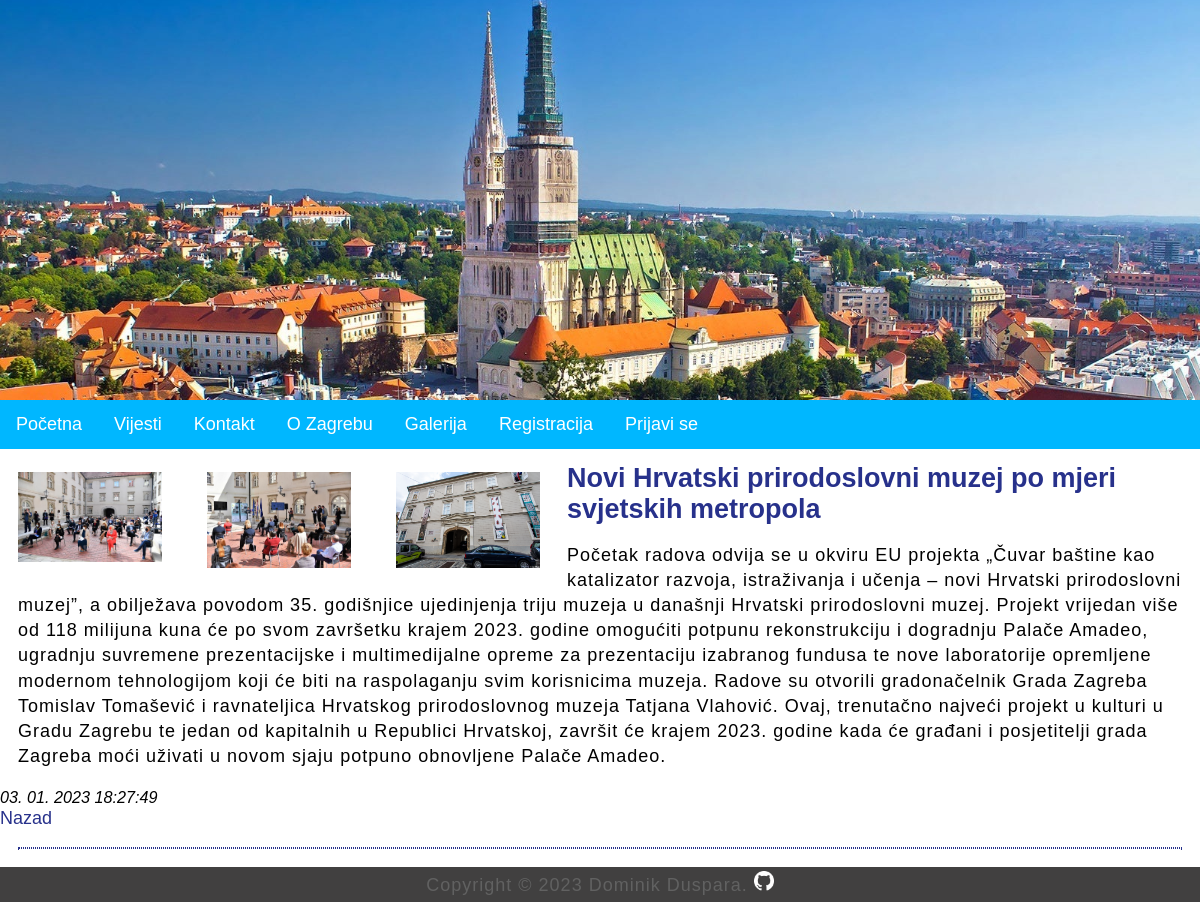
/index.php?menu=2&action=3, run on the app's committed database.
### tables this page shows
CREATE TABLE `pictures` (
  `id` int(11) NOT NULL,
  `picture1` varchar(255) NOT NULL,
  `picture2` varchar(255) NOT NULL,
  `picture3` varchar(255) NOT NULL
);

CREATE TABLE `news` (
  `id` int(11) NOT NULL,
  `title` varchar(255) NOT NULL,
  `description` text NOT NULL,
  `date` timestamp NOT NULL DEFAULT current_timestamp() ON UPDATE current_timestamp(),
  `picture` varchar(255) NOT NULL,
  `archive` enum('Y','N') NOT NULL,
  `more_pictures` int(11) NOT NULL
);

### functions.php (called while the page is built)
<?php
	function pickerDateToMysql($pickerDate){
		$date = DateTime::createFromFormat('Y-m-d H:i:s', $pickerDate);
		return $date->format('d. m. Y H:i:s');
	}
?>

### news.php (the view, shortened to what this page needs)
<?php
	if (isset($action) && $action != '') {
		$query  = "SELECT * FROM news INNER JOIN pictures ON news.more_pictures = pictures.id";
		$query .= " WHERE news.id=" . $_GET['action'];
		$result = @mysqli_query($MySQL, $query);
		$row = @mysqli_fetch_array($result);
			print '
			<div class="news">
				<img src="images/' . $row['picture1'] . '" alt="' . $row['title'] . '" title="' . $row['title'] . '">
				<img src="images/' . $row['picture2'] . '" alt="' . $row['title'] . '" title="' . $row['title'] . '">
				<img src="images/' . $row['picture3'] . '" alt="' . $row['title'] . '" title="' . $row['title'] . '">
				<h2>' . $row['title'] . '</h2>
				<p>'  . $row['description'] . '</p>
				<time datetime="' . $row['date'] . '">' . pickerDateToMysql($row['date']) . '</time>
				<br>
				<a href = "index.php?menu=2">Nazad</a>
				<hr>
			</div>';
	}
?>

### style.css (style rules this page uses)
body, html { font-family: 'Trebuchet MS', sans-serif; margin: 0; font-size: 18px; }
h1,h2 { margin: 0.5em; font-size: 2em; }
h2 { font-size: 1.5em; color: #27318b; }
main a { color: #27318b; text-decoration: none; }
p { margin: 1em; line-height: 1.4em; letter-spacing: 1px; }
hr { margin: 1em; border: 1px dotted #27318b; clear: both; }
.news img { width: 12%; float: left; padding: 0.5em; margin: 0 1em 0.5em 0.5em; }
.news h2 { margin: 0.5em 0.7em; font-size: 1.5em; color: #27318b; }
.news hr { margin: 1em; border: 1px dotted #27318b; clear: both; }
.news time { font-size: 90%; font-style: italic; }
img { width: 100%; }

### data on the page
pictures: picture1 (picture), picture2 (picture), picture3 (picture), id.title "Novi Hrvatski prirodoslovni muzej po mjeri svjetskih metropola", id.description "Početak radova odvija se u okviru EU projekta „Čuvar baštine kao katalizator razvoja, istraživanja i učenja – novi Hrvatski prirodoslovni muzej”, a obilježava povodom 35. godišnjice ujedinjenja triju muzeja u današnji Hrvatski prirodoslovni muzej. Projekt vrijedan više od 118 milijuna kuna će po svom završetku krajem 2023. godine omogućiti potpunu rekonstrukciju i dogradnju Palače Amadeo, ugradnju suvremene prezentacijske i multimedijalne opreme za prezentaciju izabranog fundusa te nove laboratorije opremljene modernom tehnologijom koji će biti na raspolaganju svim korisnicima muzeja. Radove su otvorili gradonačelnik Grada Zagreba Tomislav Tomašević i ravnateljica Hrvatskog prirodoslovnog…", id.date "03. 01. 2023 18:27:49"
